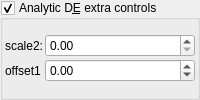
    <widget class="MyGroupBox" name="groupCheck_analyticDE_enabled_false">
     <property name="title">
      <string>Analytic D&amp;E extra controls</string>
     </property>
     <property name="checkable">
      <bool>true</bool>
     </property>
     <layout class="QVBoxLayout" name="verticalLayout_13" stretch="0">
      <property name="spacing">
       <number>2</number>
      </property>
      <property name="leftMargin">
       <number>2</number>
      </property>
      <property name="topMargin">
       <number>2</number>
      </property>
      <property name="rightMargin">
       <number>2</number>
      </property>
      <property name="bottomMargin">
       <number>2</number>
      </property>
      <item>
       <layout class="QGridLayout" name="gridLayout_2" columnstretch="0,1">
        <item row="1" column="1">
         <widget class="MyDoubleSpinBox" name="spinbox_analyticDE_offset_1">
          <property name="sizePolicy">
           <sizepolicy hsizetype="Minimum" vsizetype="Maximum">
            <horstretch>0</horstretch>
            <verstretch>0</verstretch>
           </sizepolicy>
          </property>
          <property name="prefix">
           <string/>
          </property>
          <property name="suffix">
           <string/>
          </property>
          <property name="decimals">
           <number>2</number>
          </property>
          <property name="minimum">
           <double>-99.989999999999995</double>
          </property>
          <property name="maximum">
           <double>99.989999999999995</double>
          </property>
          <property name="singleStep">
           <double>0.100000000000000</double>
          </property>
         </widget>
        </item>
        <item row="1" column="0">
         <widget class="QLabel" name="label_177">
          <property name="text">
           <string>offset1</string>
          </property>
         </widget>
        </item>
        <item row="0" column="1">
         <widget class="MyDoubleSpinBox" name="spinbox_transf_scale_2">
          <property name="sizePolicy">
           <sizepolicy hsizetype="Minimum" vsizetype="Maximum">
            <horstretch>0</horstretch>
            <verstretch>0</verstretch>
           </sizepolicy>
          </property>
          <property name="prefix">
           <string/>
          </property>
          <property name="suffix">
           <string/>
          </property>
          <property name="decimals">
           <number>2</number>
          </property>
          <property name="minimum">
           <double>0.000000000000000</double>
          </property>
          <property name="maximum">
           <double>99.989999999999995</double>
          </property>
          <property name="singleStep">
           <double>0.100000000000000</double>
          </property>
         </widget>
        </item>
        <item row="0" column="0">
         <widget class="QLabel" name="label_182">
          <property name="text">
           <string>scale2:</string>
          </property>
         </widget>
        </item>
       </layout>
      </item>
     </layout>
    </widget>
